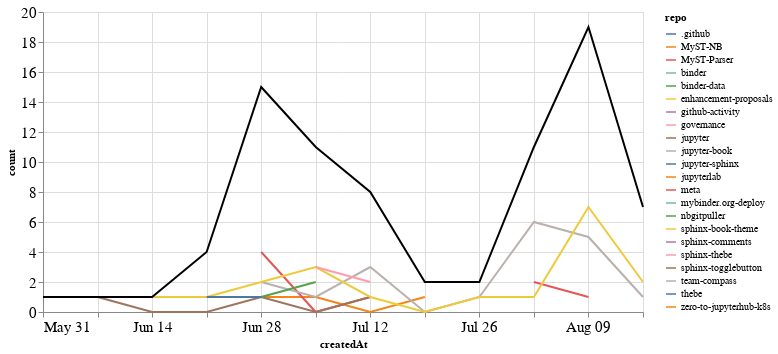

Notebook code for this chart:
### Markdown cell above
## PRs

### Code cell
prs_time = prs.groupby('repo').resample('W', on='createdAt').count()['author'].reset_index()
prs_time = prs_time.rename(columns={'author': 'count'})
prs_time_total = prs_time.groupby('createdAt').agg({"count": "sum"}).reset_index()

ch1 = alt.Chart(prs_time, width=600).mark_line().encode(
    x='createdAt',
    y='count',
    color='repo',
    tooltip="repo"
)

ch2 = alt.Chart(prs_time_total, width=600).mark_line(color="black").encode(
    x='createdAt',
    y='count',
)

ch1 + ch2

### Figure 1 — Vega-Lite specification as saved in the notebook (floating-point values rounded to 4 significant figures)
{"config": {"axisLeft": {"labelFontSize": 15}, "axisBottom": {"labelFontSize": 15}}, "layer": [{"data": {"name": "data-2729c814577a7b92ddd16416d0cbcc94"}, "mark": "line", "encoding": {"color": {"type": "nominal", "field": "repo"}, "tooltip": {"type": "nominal", "field": "repo"}, "x": {"type": "temporal", "field": "createdAt"}, "y": {"type": "quantitative", "field": "count"}}, "width": 600}, {"data": {"name": "data-0f90308f6f89d1c83cc56281d3a2e6fc"}, "mark": {"type": "line", "color": "black"}, "encoding": {"x": {"type": "temporal", "field": "createdAt"}, "y": {"type": "quantitative", "field": "count"}}, "width": 600}], "$schema": "https://vega.github.io/schema/vega-lite/v4.8.1.json", "datasets": {"data-2729c814577a7b92ddd16416d0cbcc94": [{"repo": ".github", "createdAt": "2020-08-02T00:00:00", "count": 2}, {"repo": "MyST-NB", "createdAt": "2020-06-28T00:00:00", "count": 1}, {"repo": "MyST-NB", "createdAt": "2020-07-05T00:00:00", "count": 1}, {"repo": "MyST-NB", "createdAt": "2020-07-12T00:00:00", "count": 0}, {"repo": "MyST-NB", "createdAt": "2020-07-19T00:00:00", "count": 1}, {"repo": "MyST-Parser", "createdAt": "2020-06-28T00:00:00", "count": 4}, {"repo": "MyST-Parser", "createdAt": "2020-07-05T00:00:00", "count": 0}, {"repo": "MyST-Parser", "createdAt": "2020-07-12T00:00:00", "count": 1}, {"repo": "binder", "createdAt": "2020-06-28T00:00:00", "count": 1}, {"repo": "binder-data", "createdAt": "2020-06-21T00:00:00", "count": 1}, {"repo": "enhancement-proposals", "createdAt": "2020-06-14T00:00:00", "count": 1}, {"repo": "enhancement-proposals", "createdAt": "2020-06-21T00:00:00", "count": 1}, {"repo": "github-activity", "createdAt": "2020-08-09T00:00:00", "count": 2}, {"repo": "governance", "createdAt": "2020-05-31T00:00:00", "count": 1}, {"repo": "jupyter", "createdAt": "2020-06-07T00:00:00", "count": 1}, {"repo": "jupyter", "createdAt": "2020-06-14T00:00:00", "count": 0}, {"repo": "jupyter", "createdAt": "2020-06-21T00:00:00", "count": 0}, {"repo": "jupyter", "createdAt": "2020-06-28T00:00:00", "count": 1}, {"repo": "jupyter", "createdAt": "2020-07-05T00:00:00", "count": 0}, {"repo": "jupyter", "createdAt": "2020-07-12T00:00:00", "count": 1}, {"repo": "jupyter-book", "createdAt": "2020-06-28T00:00:00", "count": 2}, {"repo": "jupyter-book", "createdAt": "2020-07-05T00:00:00", "count": 1}, {"repo": "jupyter-book", "createdAt": "2020-07-12T00:00:00", "count": 3}, {"repo": "jupyter-book", "createdAt": "2020-07-19T00:00:00", "count": 0}, {"repo": "jupyter-book", "createdAt": "2020-07-26T00:00:00", "count": 1}, {"repo": "jupyter-book", "createdAt": "2020-08-02T00:00:00", "count": 6}, {"repo": "jupyter-book", "createdAt": "2020-08-09T00:00:00", "count": 5}, {"repo": "jupyter-book", "createdAt": "2020-08-16T00:00:00", "count": 1}, {"repo": "jupyter-sphinx", "createdAt": "2020-06-28T00:00:00", "count": 1}, {"repo": "jupyterlab", "createdAt": "2020-08-09T00:00:00", "count": 1}, {"repo": "meta", "createdAt": "2020-08-02T00:00:00", "count": 2}, {"repo": "meta", "createdAt": "2020-08-09T00:00:00", "count": 1}, {"repo": "mybinder.org-deploy", "createdAt": "2020-07-19T00:00:00", "count": 1}, {"repo": "nbgitpuller", "createdAt": "2020-06-28T00:00:00", "count": 1}, {"repo": "nbgitpuller", "createdAt": "2020-07-05T00:00:00", "count": 2}, {"repo": "sphinx-book-theme", "createdAt": "2020-06-21T00:00:00", "count": 1}, {"repo": "sphinx-book-theme", "createdAt": "2020-06-28T00:00:00", "count": 2}, {"repo": "sphinx-book-theme", "createdAt": "2020-07-05T00:00:00", "count": 3}, {"repo": "sphinx-book-theme", "createdAt": "2020-07-12T00:00:00", "count": 1}, {"repo": "sphinx-book-theme", "createdAt": "2020-07-19T00:00:00", "count": 0}, {"repo": "sphinx-book-theme", "createdAt": "2020-07-26T00:00:00", "count": 1}, {"repo": "sphinx-book-theme", "createdAt": "2020-08-02T00:00:00", "count": 1}, {"repo": "sphinx-book-theme", "createdAt": "2020-08-09T00:00:00", "count": 7}, {"repo": "sphinx-book-theme", "createdAt": "2020-08-16T00:00:00", "count": 2}, {"repo": "sphinx-comments", "createdAt": "2020-08-16T00:00:00", "count": 4}, {"repo": "sphinx-thebe", "createdAt": "2020-07-05T00:00:00", "count": 3}, {"repo": "sphinx-thebe", "createdAt": "2020-07-12T00:00:00", "count": 2}, {"repo": "sphinx-togglebutton", "createdAt": "2020-08-09T00:00:00", "count": 3}, {"repo": "team-compass", "createdAt": "2020-06-28T00:00:00", "count": 1}, {"repo": "thebe", "createdAt": "2020-06-21T00:00:00", "count": 1}, {"repo": "thebe", "createdAt": "2020-06-28T00:00:00", "count": 1}, {"repo": "zero-to-jupyterhub-k8s", "createdAt": "2020-07-05T00:00:00", "count": 1}], "data-0f90308f6f89d1c83cc56281d3a2e6fc": [{"createdAt": "2020-05-31T00:00:00", "count": 1}, {"createdAt": "2020-06-07T00:00:00", "count": 1}, {"createdAt": "2020-06-14T00:00:00", "count": 1}, {"createdAt": "2020-06-21T00:00:00", "count": 4}, {"createdAt": "2020-06-28T00:00:00", "count": 15}, {"createdAt": "2020-07-05T00:00:00", "count": 11}, {"createdAt": "2020-07-12T00:00:00", "count": 8}, {"createdAt": "2020-07-19T00:00:00", "count": 2}, {"createdAt": "2020-07-26T00:00:00", "count": 2}, {"createdAt": "2020-08-02T00:00:00", "count": 11}, {"createdAt": "2020-08-09T00:00:00", "count": 19}, {"createdAt": "2020-08-16T00:00:00", "count": 7}]}}
